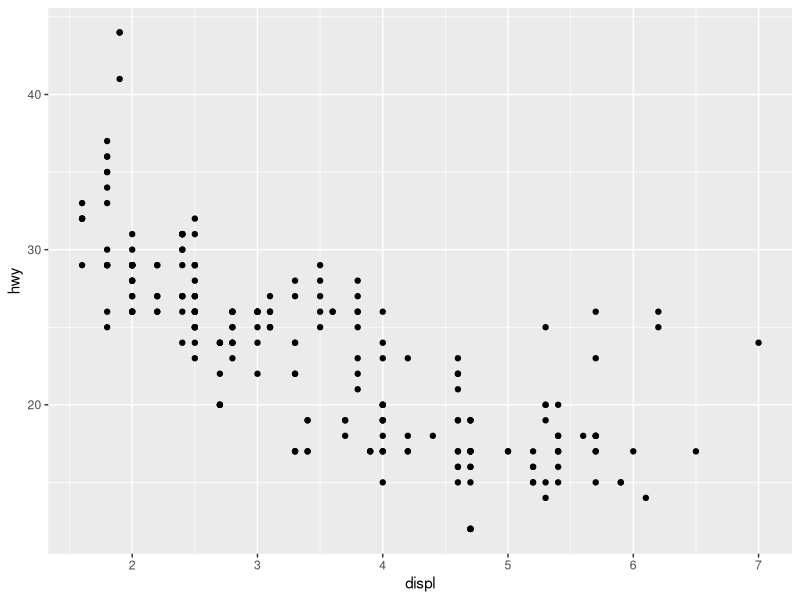
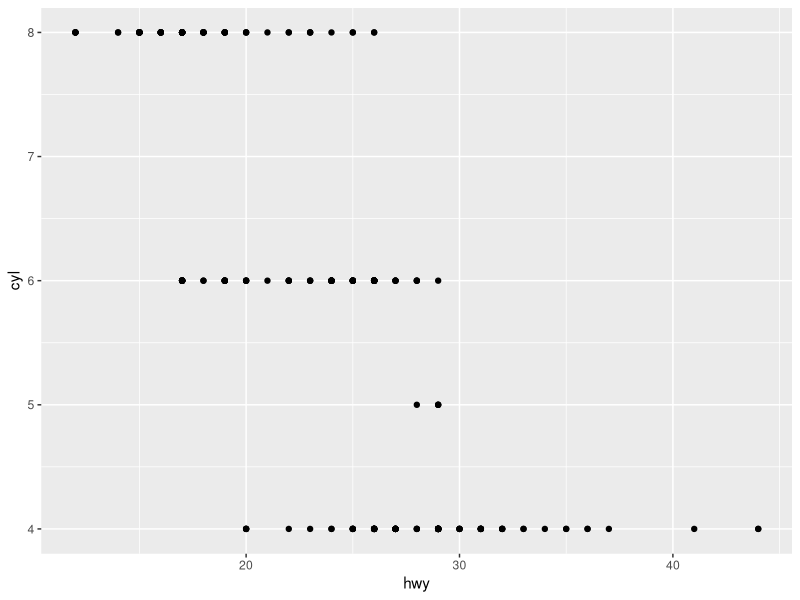
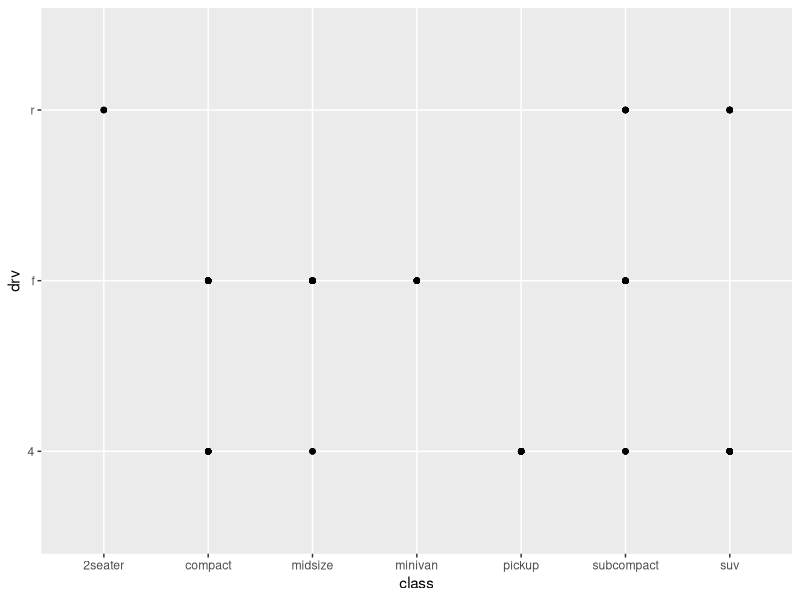

These figures' R source, in order:
# Install Tidyverse packages
install.packages("tidyverse")
library(tidyverse)

# Install other packages
install.packages(c("nycflights13", "gapminder", "Lahman"))

# Show mpg data frame
mpg

# Create a ggplot
ggplot(data = mpg) +
  geom_point(mapping = aes(x = displ, y = hwy))

# Not very very informative (hwy vs. cyl)
ggplot(data = mpg) +
  geom_point(mapping = aes(x = hwy, y = cyl))

# Not very useful when multiple plots overlap
ggplot(data = mpg) +
  geom_point(mapping = aes(x = class, y = drv))